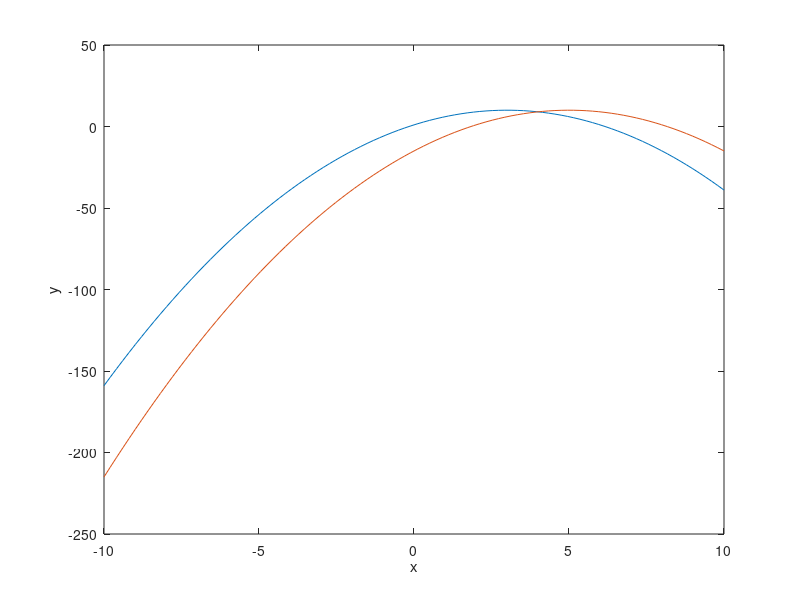

Here is the MATLAB script that generated this plot:
clc,clearvars,close all
x = linspace(-10, 10);
y1 = (- (x - 3).^2) + 10;
y2 = (- (x - 5).^2) + 10;

plot(x, y1);
hold on; % Add this line to hold the current plot
plot(x, y2);

xlabel('x');
ylabel('y');
